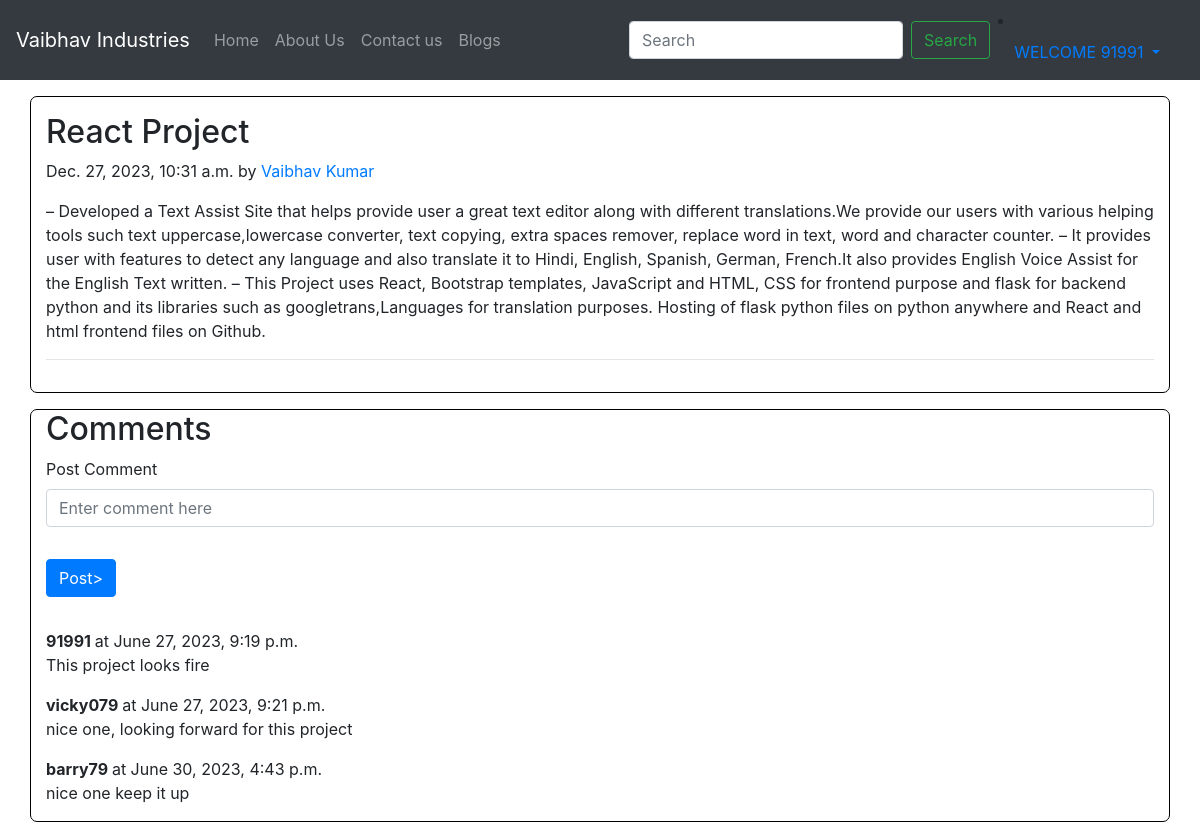
The app's page /blog/Text-Assist (signed in) with its own data.
### vaibhav_app/models.py (models this page shows, shortened)
class Post(models.Model):
    sno=models.AutoField(primary_key=True)
    title=models.CharField(max_length=255)
    author=models.CharField(max_length=14)
    slug=models.CharField(max_length=130)
    timeStamp=models.DateTimeField(blank=True)
    content=models.TextField()

class BlogComment(models.Model):
    sno= models.AutoField(primary_key=True)
    comment=models.TextField()
    user=models.ForeignKey(User, on_delete=models.CASCADE)          # For User "from django.contrib.auth.models import User"from django.utils.timezone import now
    post=models.ForeignKey(Post, on_delete=models.CASCADE)
    parent=models.ForeignKey('self',on_delete=models.CASCADE, null=True )
    timestamp= models.DateTimeField(default=now)                    # For now from django.utils.timezone import now

### vaibhav_app/views.py (the view)
# urls.py: path('blog/<str:slug>', views.blogPost, name='blogPost'),
def blogPost(request, slug):
    post=Post.objects.filter(slug=slug).first()
    comments= BlogComment.objects.filter(post=post)
    context={'post':post, 'comments': comments}
    return render(request, "blogPost.html", context)

### templates/blogPost.html (shortened to what this page needs)
{% extends 'base.html' %}
{% block body %}
<div class="container my-3 py-3" style="background-color:white; border: 1px solid black; border-radius:7px">
<div class="blog-post">
        <h2 class="blog-post-title">{{post.title}}</h2>
        <p class="blog-post-meta">{{post.timeStamp}} by <a href="/about">{{post.author}}</a></p>
        <p>{{post.content}}</p>
        <hr>
    </div>
</div>
<div class="container my-3" style="background-color:white; border: 1px solid black; border-radius:7px">
    <h2> Comments</h2>
    <form action="/postComment" method="post">
        <div class="form-group">
            <label for="exampleInputEmail1">Post Comment </label>
            <input type="text" class="form-control" name="comment" placeholder="Enter comment here">
        </div>
        <button type="submit" class="btn btn-primary my-3">Post> </button>
    </form>
    {% for comment in comments %}
    <div class="row my-3">
        <div class="col ">
        <b> {{comment.user.username}} </b> at {{comment.timestamp}}
        <div>   {{comment.comment}} </div>
    </div>
    </div>
    {% endfor %}
</div>
 {% endblock %}

### templates/base.html (shortened to what this page needs)
<!doctype html>
<html lang="en">
  <head>
    <link rel="stylesheet" href="https://stackpath.bootstrapcdn.com/bootstrap/4.4.1/css/bootstrap.min.css">
  </head>
  <body>
<nav class="navbar navbar-expand-lg navbar-dark bg-dark">
  <a class="navbar-brand" href="#">Vaibhav Industries</a>
  <div class="collapse navbar-collapse" id="navbarSupportedContent">
    <ul class="navbar-nav mr-auto">
      <li class="nav-item {% block homeactive %}{% endblock homeactive %}">
        <a class="nav-link" href="/">Home <span class="sr-only">(current)</span></a>
      </li>
      <li class="nav-item {% block aboutactive %}{% endblock aboutactive %}">
        <a class="nav-link" href="/about">About Us</a>
      </li>
      <li class="nav-item {% block contactactive %}{% endblock contactactive %}">
        <a class="nav-link" href="/contacts">Contact us</a>
      </li>
      <li class="nav-item {% block blogactive %}{% endblock blogactive %}">
        <a class="nav-link" href="/blog">Blogs</a>
      </li>
    </ul>
    <form method="get" action="/search" class="form-inline mr-2">
      <input class="form-control mr-sm-2" type="search" placeholder="Search" aria-label="Search" name="query" id="query">
      <button class="btn btn-outline-success my-2 my-sm-0" type="submit" >Search</button>
    </form>
    {% if user.is_authenticated %}
    <li class="nav-item dropdown mr-2">
      <a class="nav-link dropdown-toggle" href="#" id="navbarDropdown" role="button" data-toggle="dropdown" aria-haspopup="true" aria-expanded="false">
        WELCOME {{request.user}}
      </a>
    </li>
    </div>
    {% endif %}
</nav>
{% block body %} {% endblock body %}
  </body>
</html>

### records on screen
Post: title "React Project", timeStamp "Dec. 27, 2023, 10:31 a.m.", author "Vaibhav Kumar", content "– Developed a Text Assist Site that helps provide user a great text editor along with different translations.We provide our users with various helping tools such text uppercase,lowercase converter, text copying, extra spaces remover, replace word in text, word and character counter. – It provides user with features to detect any language and also translate it to Hindi, English, Spanish, German, French.It also provides English Voice Assist for the English Text written. – This Project uses React, Bootstrap templates, JavaScript and HTML, CSS for frontend purpose and flask for backend python and its libraries such as googletrans,Languages for translation purposes. Hosting of flask python files…"
BlogComment: user.username "91991", timestamp "June 27, 2023, 9:19 p.m.", comment "This project looks fire"
BlogComment: user.username "vicky079", timestamp "June 27, 2023, 9:21 p.m.", comment "nice one, looking forward for this project"
BlogComment: user.username "barry79", timestamp "June 30, 2023, 4:43 p.m.", comment "nice one keep it up"

### other values on screen
{{ request.user }} "91991"
